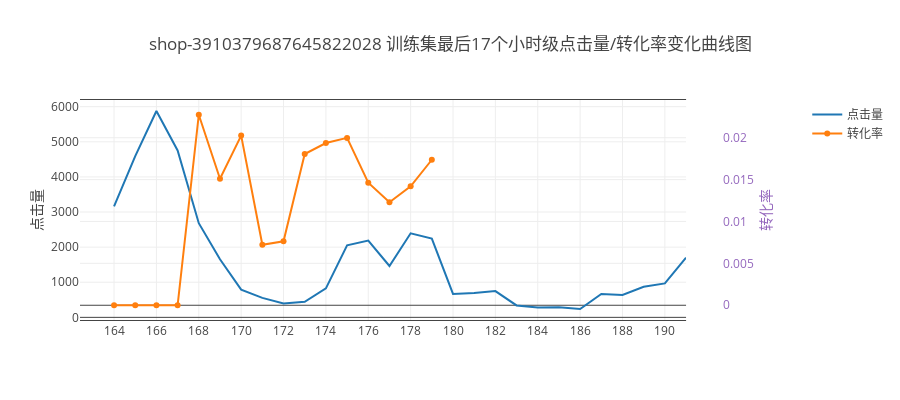
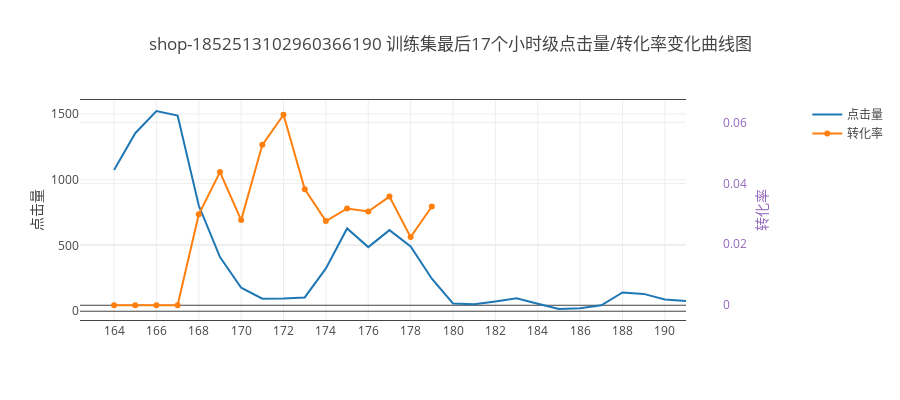
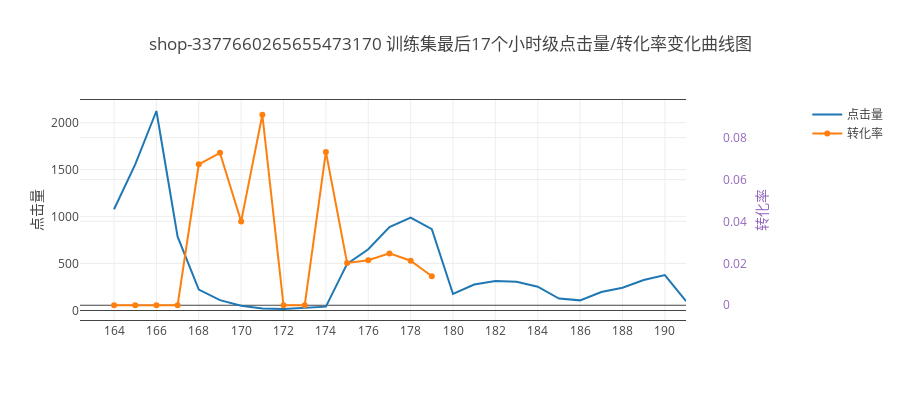
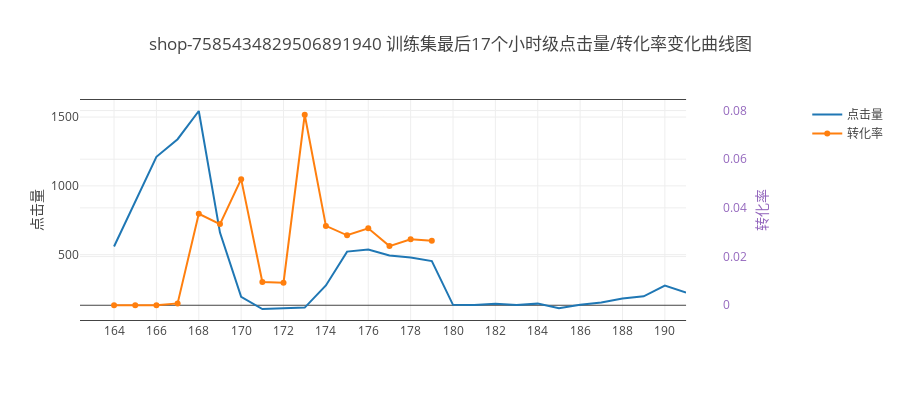

Notebook source saved alongside these figures, in order:
### Markdown cell above
### shop相关特征的突变情况

### Code cell
top_shops = last_17_hour.groupby('shop_id').size().sort_values(ascending=False).index.tolist()[:10]
for _shop in top_shops:
    target_df = last_17_hour[last_17_hour.shop_id==_shop]
    _test_shop = test_7[test_7.shop_id==_shop].groupby('total_hour', as_index=False)['instance_id'].agg({'count': 'count'}).sort_values(by='total_hour')
    _shop_click_cvr = target_df.groupby('total_hour', as_index=False)['is_trade'].agg({
        'count': 'count',
        'cvr': computeCVR
    })
    click_trace = go.Scatter(
        x = _shop_click_cvr['total_hour'].tolist() + _test_shop['total_hour'].tolist(),
        y = _shop_click_cvr['count'].tolist() + _test_shop['count'].tolist(),
        name = '点击量',
    )
    
    cvr_trace = go.Scatter(
        x = _shop_click_cvr['total_hour'],
        y = _shop_click_cvr['cvr'],
        name = '转化率',
        yaxis= 'y2'
    )
    _data = [click_trace, cvr_trace]
    xAxis['domain'] =[0, 0.85]
    layout = go.Layout(
        title='shop-' + str(_shop) + ' 训练集最后17个小时级点击量/转化率变化曲线图',
        height = 400,
        yaxis=dict(
            title='点击量'
        ),
        yaxis2=dict(
            title='转化率',
            titlefont=dict(
                color='rgb(148, 103, 189)'
            ),
            tickfont=dict(
                color='rgb(148, 103, 189)'
            ),
            anchor='free',
            overlaying='y',
            side='right',
            position=0.9
        ),
#         yaxis3=dict(
#             title='level',
#             titlefont=dict(
#                 color='rgb(100, 55, 189)'
#             ),
#             tickfont=dict(
#                 color='rgb(100, 55, 189)'
#             ),
#             anchor='free',
#             overlaying='y',
#             side='right',
#             position=1
#         ),
        xaxis=xAxis
    )
    fig = go.Figure(data=_data, layout=layout)
    py.iplot(fig)

### Figure 1 — Plotly figure (JSON) as saved in the notebook; plotly's stock layout.template omitted (floating-point values rounded to 4 significant figures)
{"data": [{"name": "点击量", "type": "scatter", "x": [164, 165, 166, 167, 168, 169, 170, 171, 172, 173, 174, 175, 176, 177, 178, 179, 180, 181, 182, 183, 184, 185, 186, 187, 188, 189, 190, 191], "y": [3162, 4594, 5877, 4754, 2682, 1656, 790, 554, 393, 443, 826, 2052, 2188, 1464, 2394, 2245, 666, 692, 749, 339, 281, 287, 238, 666, 639, 869, 966, 1699]}, {"name": "转化率", "type": "scatter", "x": [164, 165, 166, 167, 168, 169, 170, 171, 172, 173, 174, 175, 176, 177, 178, 179], "y": [0, 0, 0, 0, 0.02274, 0.0151, 0.02025, 0.00722, 0.007634, 0.01806, 0.01937, 0.01998, 0.01463, 0.0123, 0.0142, 0.01737], "yaxis": "y2"}], "layout": {"height": 400, "title": "shop-3910379687645822028 训练集最后17个小时级点击量/转化率变化曲线图", "xaxis": {"domain": [0, 0.85], "mirror": "all", "nticks": 20, "showgrid": true, "showline": true, "zeroline": false, "zerolinecolor": "#FF0000"}, "yaxis": {"title": "点击量"}, "yaxis2": {"anchor": "free", "overlaying": "y", "position": 0.9, "side": "right", "tickfont": {"color": "rgb(148, 103, 189)"}, "title": "转化率", "titlefont": {"color": "rgb(148, 103, 189)"}}}}

### Figure 2 — Plotly figure (JSON) as saved in the notebook; plotly's stock layout.template omitted (floating-point values rounded to 4 significant figures)
{"data": [{"name": "点击量", "type": "scatter", "x": [164, 165, 166, 167, 168, 169, 170, 171, 172, 173, 174, 175, 176, 177, 178, 179, 180, 181, 182, 183, 184, 185, 186, 187, 188, 189, 190, 191], "y": [1075, 1354, 1523, 1488, 804, 412, 179, 95, 96, 105, 326, 630, 488, 617, 492, 247, 59, 53, 74, 98, 57, 17, 22, 45, 143, 132, 90, 77]}, {"name": "转化率", "type": "scatter", "x": [164, 165, 166, 167, 168, 169, 170, 171, 172, 173, 174, 175, 176, 177, 178, 179], "y": [0, 0, 0, 0, 0.02985, 0.04369, 0.02793, 0.05263, 0.0625, 0.0381, 0.02761, 0.03175, 0.03074, 0.03566, 0.02236, 0.03239], "yaxis": "y2"}], "layout": {"height": 400, "title": "shop-1852513102960366190 训练集最后17个小时级点击量/转化率变化曲线图", "xaxis": {"domain": [0, 0.85], "mirror": "all", "nticks": 20, "showgrid": true, "showline": true, "zeroline": false, "zerolinecolor": "#FF0000"}, "yaxis": {"title": "点击量"}, "yaxis2": {"anchor": "free", "overlaying": "y", "position": 0.9, "side": "right", "tickfont": {"color": "rgb(148, 103, 189)"}, "title": "转化率", "titlefont": {"color": "rgb(148, 103, 189)"}}}}

### Figure 3 — Plotly figure (JSON) as saved in the notebook; plotly's stock layout.template omitted (floating-point values rounded to 4 significant figures)
{"data": [{"name": "点击量", "type": "scatter", "x": [164, 165, 166, 167, 168, 169, 170, 171, 172, 173, 174, 175, 176, 177, 178, 179, 180, 181, 182, 183, 184, 185, 186, 187, 188, 189, 190, 191], "y": [1078, 1556, 2124, 786, 223, 110, 50, 22, 16, 28, 41, 496, 652, 889, 989, 866, 176, 276, 313, 307, 253, 127, 108, 197, 242, 324, 378, 100]}, {"name": "转化率", "type": "scatter", "x": [164, 165, 166, 167, 168, 169, 170, 171, 172, 173, 174, 175, 176, 177, 178, 179], "y": [0, 0, 0, 0, 0.06726, 0.07273, 0.04, 0.09091, 0, 0, 0.07317, 0.02016, 0.02147, 0.02475, 0.02123, 0.01386], "yaxis": "y2"}], "layout": {"height": 400, "title": "shop-3377660265655473170 训练集最后17个小时级点击量/转化率变化曲线图", "xaxis": {"domain": [0, 0.85], "mirror": "all", "nticks": 20, "showgrid": true, "showline": true, "zeroline": false, "zerolinecolor": "#FF0000"}, "yaxis": {"title": "点击量"}, "yaxis2": {"anchor": "free", "overlaying": "y", "position": 0.9, "side": "right", "tickfont": {"color": "rgb(148, 103, 189)"}, "title": "转化率", "titlefont": {"color": "rgb(148, 103, 189)"}}}}

### Figure 4 — Plotly figure (JSON) as saved in the notebook; plotly's stock layout.template omitted (floating-point values rounded to 4 significant figures)
{"data": [{"name": "点击量", "type": "scatter", "x": [164, 165, 166, 167, 168, 169, 170, 171, 172, 173, 174, 175, 176, 177, 178, 179, 180, 181, 182, 183, 184, 185, 186, 187, 188, 189, 190, 191], "y": [559, 884, 1211, 1339, 1544, 660, 193, 105, 108, 115, 276, 522, 538, 494, 479, 453, 135, 134, 144, 134, 144, 111, 136, 153, 182, 197, 275, 225]}, {"name": "转化率", "type": "scatter", "x": [164, 165, 166, 167, 168, 169, 170, 171, 172, 173, 174, 175, 176, 177, 178, 179], "y": [0, 0, 0, 0.0007468, 0.03756, 0.03333, 0.05181, 0.009524, 0.009259, 0.07826, 0.03261, 0.02874, 0.0316, 0.02429, 0.02714, 0.02649], "yaxis": "y2"}], "layout": {"height": 400, "title": "shop-7585434829506891940 训练集最后17个小时级点击量/转化率变化曲线图", "xaxis": {"domain": [0, 0.85], "mirror": "all", "nticks": 20, "showgrid": true, "showline": true, "zeroline": false, "zerolinecolor": "#FF0000"}, "yaxis": {"title": "点击量"}, "yaxis2": {"anchor": "free", "overlaying": "y", "position": 0.9, "side": "right", "tickfont": {"color": "rgb(148, 103, 189)"}, "title": "转化率", "titlefont": {"color": "rgb(148, 103, 189)"}}}}
